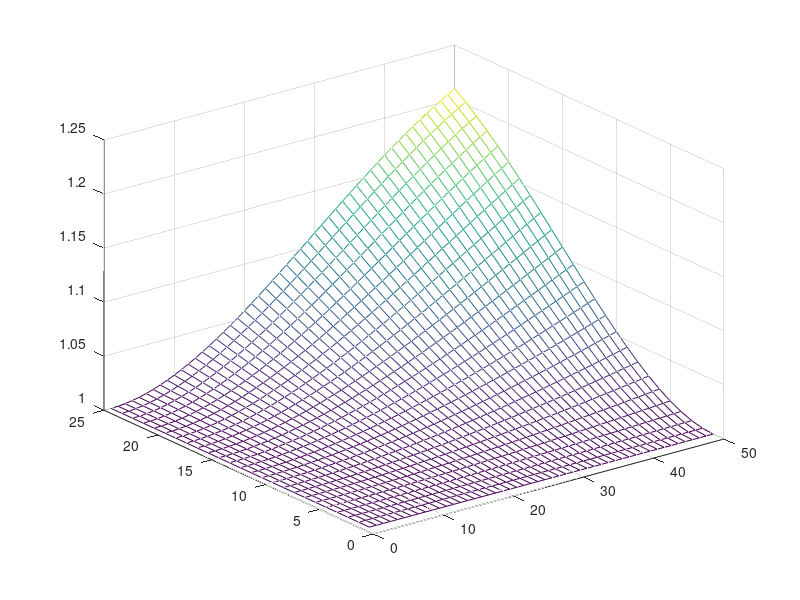

This figure's MATLAB source: (Note: this script raises an error after producing the figure.)
close all
clear all
x = 0 : 1/24 : 1;
x1 = x-0.5;
t = 0 : 1/49 : 2;
t1 = t-1;
for i =1 : 25
    for j = 1 : 50
        z(i,j) = exp(-x(i)*t(j))+sin(x(i)*t(j));
    end
end
mesh(z)
 X =[
     1    2
     3    4
     5    6
     7    8];
%  for i=1:size(X,2)
%      x(:,i)=x(:,i)/norm(x(:,i));
%  end

 D=x'*x;
[U,S]=PODbasis(X);

[U1,S1]=PODbasissvd(X);